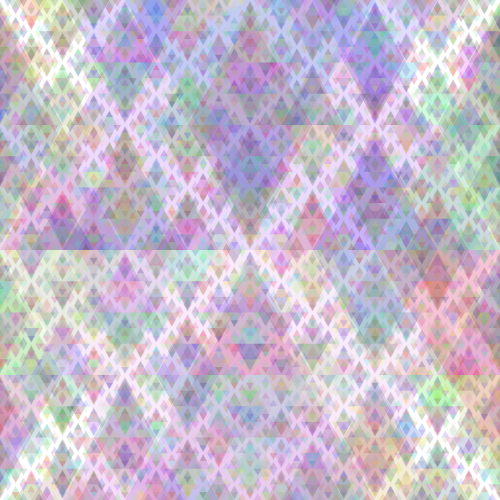
Frame 1 (no input)
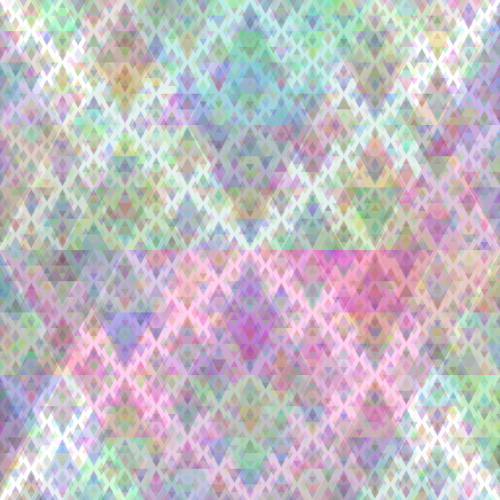
Frame 60 (the mouse pressed at the canvas centre just before this capture)
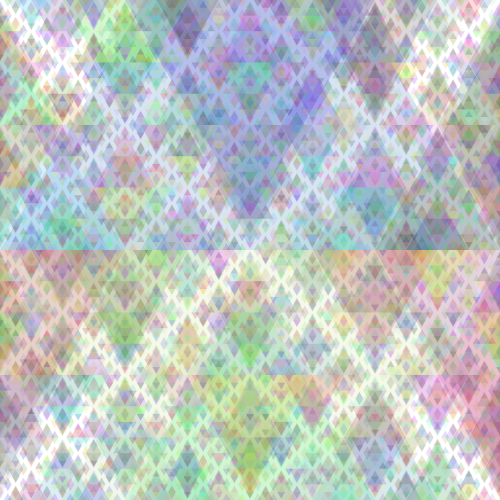
Frame 120 (the mouse held since frame 60 and released just before this capture)

The Processing sketch that drew these frames (run headless with seeded random() and noise(); from frame 60 on, the mouse is pressed at the canvas centre):

// Processing sketch: processing_56122
// ── processing_56122.pde

void setup() {
  size(500, 500);
  
}

void draw() {
  background(255);
  
  drawTri1(width/2, height/2, width);
  drawTri2(width/2, height/2, width);
}

void drawTri1(float x, float y, float a) {
  color c1 = color(random(255), random(255), random(255));
  noStroke();
  fill( c1, 50);
  triangle(x-a/2, y, x+a/2, y, x, y-a/2*1.73);
  if (a > 10) {
    pushMatrix();
    //rotate(theta);

    fill(0, 116, 255, 40);
    drawTri1( x + a/2, y, a/2);
    fill(255, 0, 94, 40);
    drawTri1( x - a/2, y, a/2);
    fill(0, 116, 255, 40);
    drawTri1( x, y + a/2, a/2);
    fill(255, 0, 94, 40);
    drawTri1( x, y - a/2, a/2);
    popMatrix();
  }
}

void drawTri2(float x, float y, float a) {
  color c1 = color(random(255), random(255), random(255));
  noStroke();
  fill( c1, 50);
  triangle(x-a/2, y, x+a/2, y, x, y+a/2*1.73);
  if (a > 10) {
    pushMatrix();
    //rotate(theta);

    fill(255, 0, 94, 40);
    drawTri2( x + a/2, y, a/2);
    fill(0, 116, 255, 40);
    drawTri2( x - a/2, y, a/2);
    fill(255, 0, 94, 40);
    drawTri2( x, y + a/2, a/2);
    fill(0, 116, 255, 40);
    drawTri2( x, y - a/2, a/2);
    popMatrix();
  }
}
